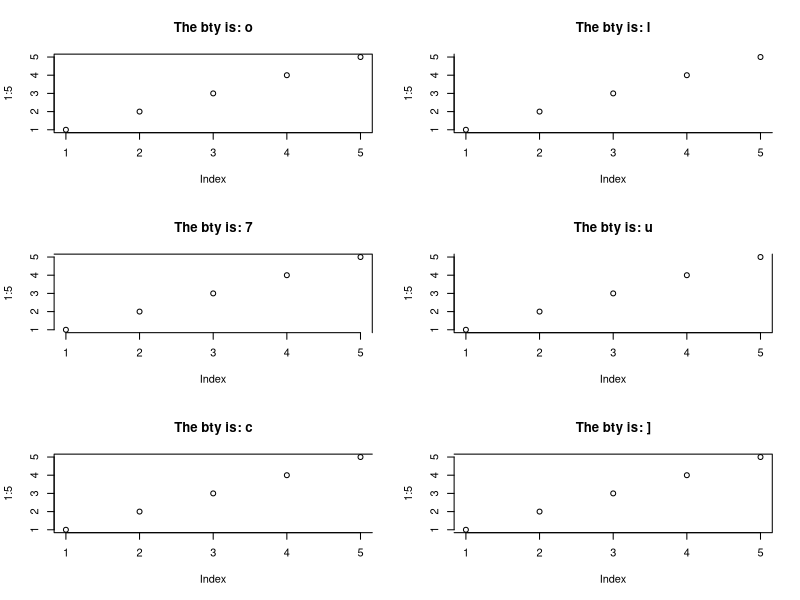
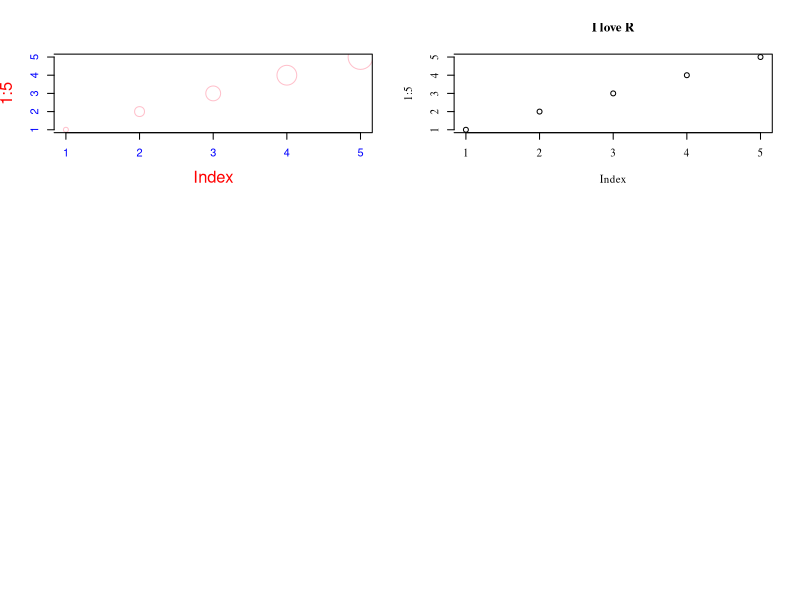
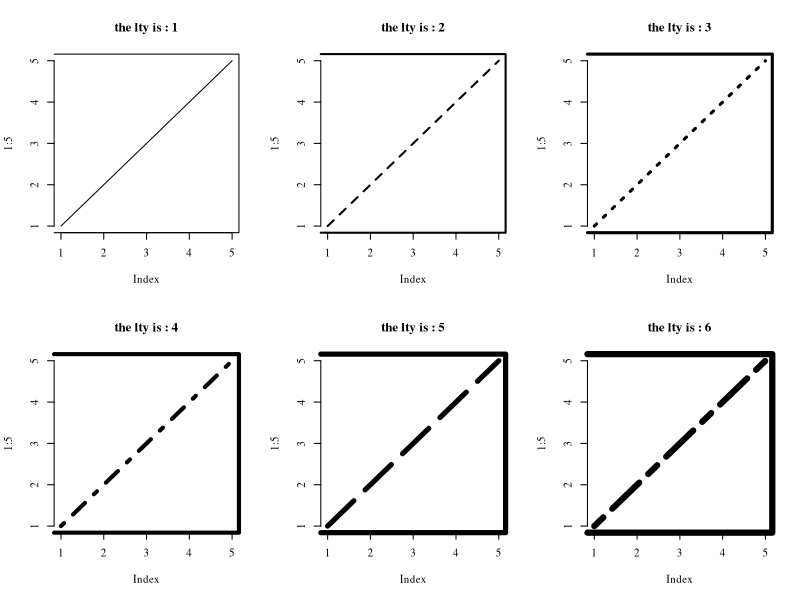
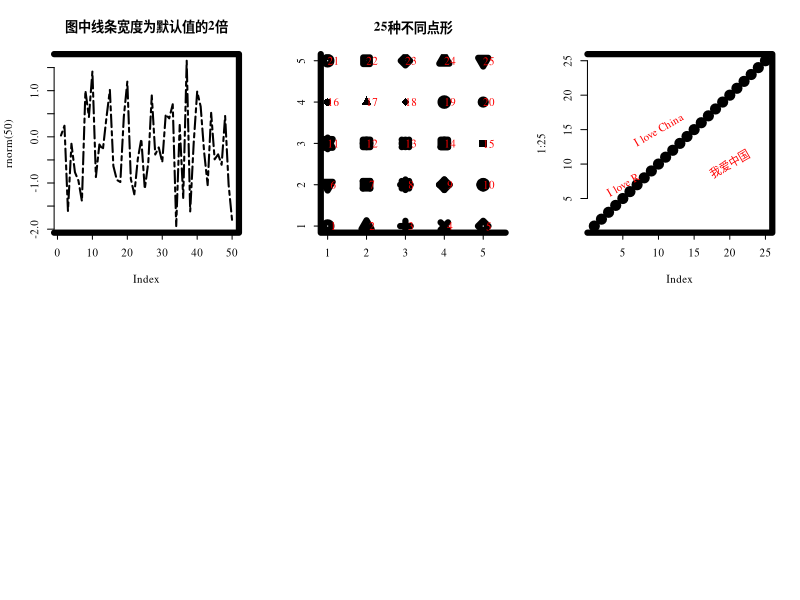
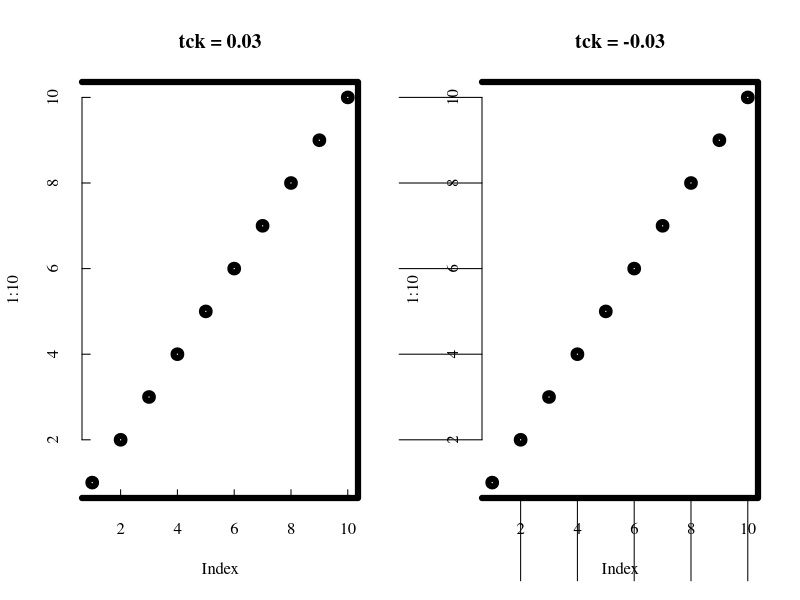
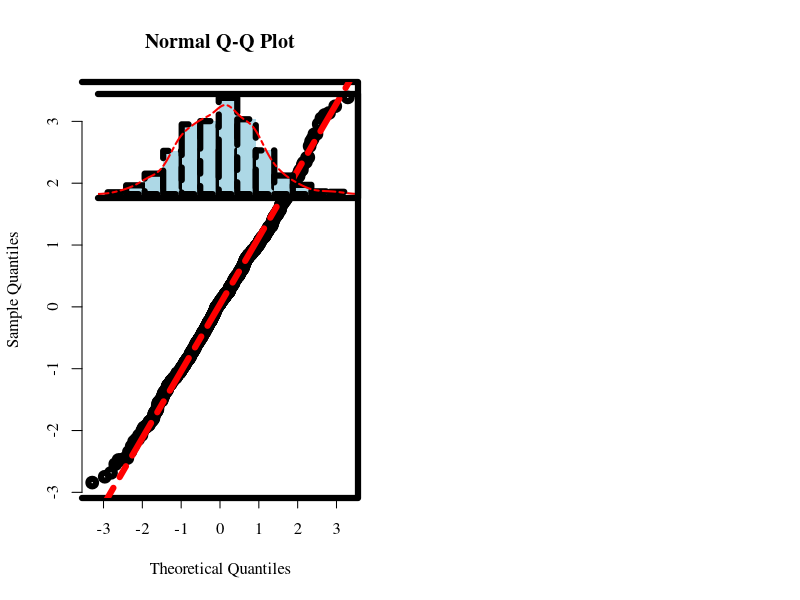

The R source for these figures, in order:
## ---- chunk 1
knitr::opts_chunk$set(echo = TRUE, comment = '#>')

Sys.setlocale('LC_ALL','C') 
## ---- chunk 2
bty <- c('o', 'l', '7', 'u', 'c', ']')
par(mfrow = c(3, 2))

for (i in seq_along(bty)){
  par(bty = bty[i])
  plot(1 : 5, main = paste0('The bty is: ', bty[i]))
}
## ---- chunk 3
plot(1 : 5, cex = 1 : 5, cex.lab = 1.5, col.lab = 'red', col.axis = 'blue', col = 'pink')
## ---- chunk 4
par(family = 'serif')
plot(1 : 5, main = 'I love R')
## ---- chunk 5
par(mfrow = c(2, 3))
for(i in seq_along(seq(1, 6))){
  par(lty = i, lwd = i)
  plot(1 : 5, type = 'l', main = paste0('the lty is : ', i))
  
}
plot(rnorm(50), type = 'l', lwd = 2, main = '图中线条宽度为默认值的2倍')
## ---- chunk 6
plot(rep(1 : 5, times = 5), rep(1 : 5, each = 5), pch = 1 : 25, cex = 1.5, bty = 'l', xlim = c(1, 5.4), xlab = '', ylab = '', main = '25种不同点形')
text(rep(1 : 5, times = 5) + .15, rep(1 : 5, each = 5), labels = 1 : 25, col = 'red')
## ---- chunk 7
plot(1 : 25, pch = 1)
text(x = c(5, 10, 20), y = c(7, 15, 10), col = 'red', labels = c('I love R', 'I love China', '我爱中国'), srt = 30)
## ---- chunk 8
par(mfrow = c(1, 2))
plot(1 : 10, tck = 0.03, main = 'tck = 0.03')
plot(1 : 10, tck = -0.3, main = 'tck = -0.03')
## ---- chunk 9
x <- rnorm(1000)
qqnorm(x)
qqline(x, col = 'red')
op <- par(fig = c(.02, .5, .5, .98), new = TRUE)
hist(x, probability = TRUE, col = 'light blue', xlab = '', ylab = '', main = '', axes = FALSE)
lines(density(x), col = 'red', lwd = 2)
box()  ## 添加边框    
par(op) ## 失访参数
